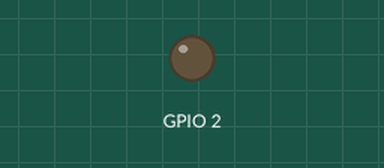
Recording of a sketch running on a simulated ESP32. On the bench: output pins drawn as LEDs (lit = HIGH). What the sketch prints to the serial monitor is not drawn.

Above: at 2.0 s.
Timing chart, 0 to 5.2 s (numbered marks = the images above):
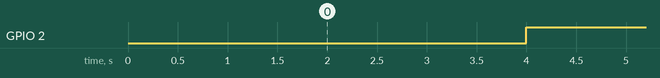

The sketch:

timer_delay.ino
```cpp
#include <Arduino.h>
#include <esp32-hal-timer.h>

hw_timer_t *timer = NULL; // Khai báo biến timer

void IRAM_ATTR onTimer() {
  static bool ledState = false;
  digitalWrite(2, ledState); // Điều khiển đèn LED trên chân GPIO2
  ledState = !ledState;
    Serial.println("Timer Interrupt");

}

void setup() {
  Serial.begin(9600);

  pinMode(2, OUTPUT); // Khai báo  GPIO2 điều khiển đèn LED

  timer = timerBegin(0, 80, true); // Tạo một timer với số thứ tự 0, chia tỷ lệ tần số 80
  timerAttachInterrupt(timer, &onTimer, true); // Gắn hàm ngắt với timer
  timerAlarmWrite(timer, 2000000, true); // Thiết lập thời gian delay 2 giây
  timerAlarmEnable(timer); // Bật timer
}

void loop() {
}
```

Measured:
- by itself, GPIO 2: alternates HIGH for 2.0 s and LOW for 2.0 s
